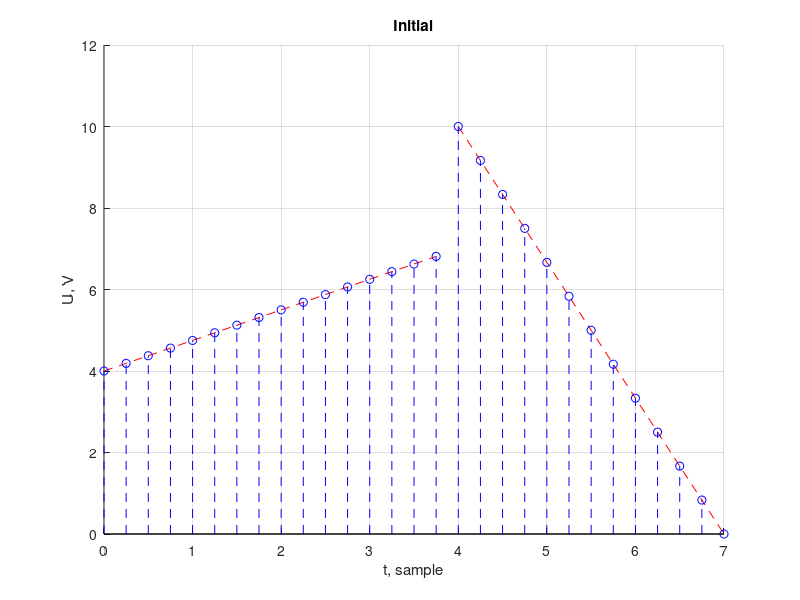
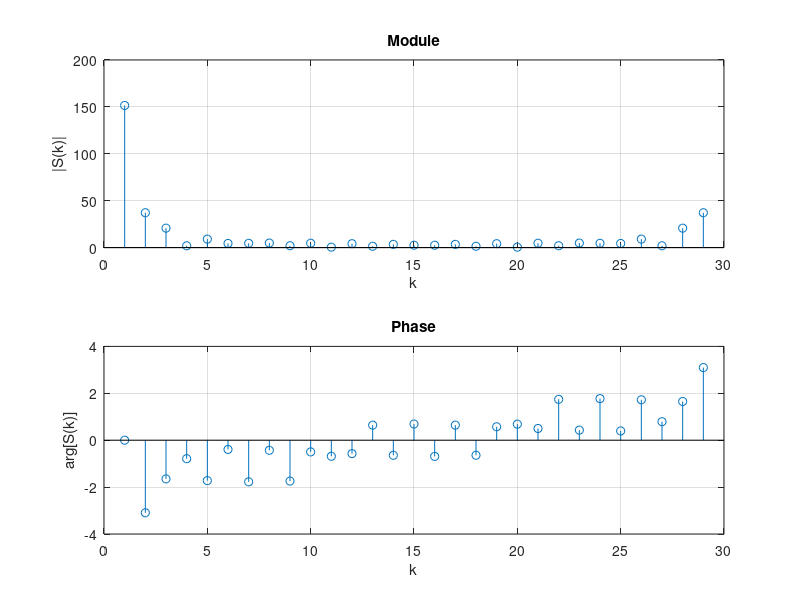

MATLAB code for these plots, in order: (Note: this script raises an error after producing the figures.)
% --- DATA (v. 9) ---

U1 = 4; U2 = 7; U3 = 10; U4 = 0;
T1 = 4; T2 = 7;
Fa = 4;
Ta = 1 / Fa;

k1 = (U2 - U1) / (T1 - 0);
b1 = U1 - k1 * 0;
k2 = (U4 - U3) / (T2 - T1);
b2 = U3 - k2 * T1;

ti1 = 0 : Ta : T1 - Ta;
ti2 = T1 : Ta : T2;
fi1 = k1 * ti1 + b1;
fi2 = k2 * ti2 + b2;

t1 = 0 : Ta : T1 - Ta;
t2 = T1 : Ta : T2;
t = [t1 t2];
f1 = k1 * t1 + b1;
f2 = k2 * t2 + b2;
U = [f1 f2];

figure;
hold on;
grid on;
plot(t1, fi1, 'r--');
plot(ti2, fi2, 'r--');
stem(t, U, 'b--');
title('Initial');
xlabel('t, sample');
ylabel('U, V');

% --- 2. FFT (Fast Fourier Transform) ---

S = fft(U);

figure
subplot(2, 1, 1);
stem(abs(S));
title('Module');
xlabel('k');
ylabel('|S(k)|');
grid on;
subplot(2, 1, 2);
stem(angle(S));
title('Phase');
xlabel('k');
ylabel('arg[S(k)]');
grid on;

% --- 3. Spectre width ---

E0 = sum(U.^2);

function [Ur, Nmax] = signal_reconstruct(U, S, E0, threshold)
    Nmax = 0;
    while true
        Sf = S; % Spectere filtered
        Sf(Nmax+2 : end-Nmax) = 0;
        Ur = ifft(Sf, 'symmetric'); % Signal recovered
        Er = sum(Ur.^2);
        if Er / E0 >= threshold
           break
        end
        Nmax = Nmax + 1;
    end
end

[Ur90, Nmax90] = signal_reconstruct(U, S, E0, 0.9);
[Ur99, Nmax99] = signal_reconstruct(U, S, E0, 0.99);

figure;
grid on;
subplot(2, 1, 1);
stem(U, 'b');
legend('Initial');
subplot(2, 1, 2);
hold on;
stem(Ur90, 'r', 'Marker', 'x');
stem(Ur99, 'r', 'LineStyle', 'none', 'Marker', 'o');
hold off;
legend('Er / E0 >= 90%', 'Er / E0 >= 99%');
legend show;
xlabel('t, sample');
ylabel('U, V');

% --- 4.
